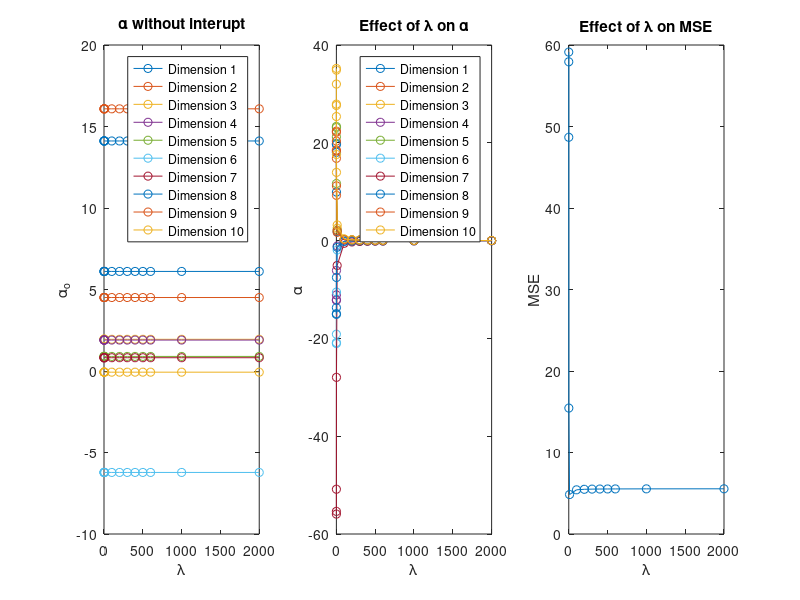

Here is the MATLAB script that generated this plot:
% 生成随机数据
clear
d = 100;  % 特征维度
r = 10;   % 子空间维度
n = 100;  % 样本数量

% U = randn(d, r);  % 子空间表示矩阵
% z = U(:,r);  % 生成观测向量，加入噪声
A = randn(d, r)*randn(r, d);  % 子空间表示矩阵
z = A(:,d);  % 生成观测向量，加入噪声
[U,~,~] = svd(A);
U = U(:,1:r);
alpha_true = inv(U' * U)* U' * z;
% 0.1 * randn(d, 1)
% 极大值干扰
z(10) = z(10)+100;
z(40) = z(40)+100;
z(80) = z(80)+100;
% 极小值干扰
z(30) = z(30)-100;
z(60) = z(60)-100;
z(100) = z(100)-100;

% 设置不同的 lambda 值
lambda_values = [0, 0.01, 0.1, 1, 10, 100, 200, 300, 400, 500, 600,1000,2000];

% 初始化结果存储变量
alpha_results = zeros(r, length(lambda_values));
alpha_results_o = zeros(r, length(lambda_values));
mse_results = zeros(1, length(lambda_values));

% 进行实验
for i = 1:length(lambda_values)
    lambda = lambda_values(i);
    
    % 使用 Ridge 回归求解
    % alpha = (U' * U + lambda * eye(r)) \ (U' * z);
    alpha = inv(U' * U + lambda * eye(r))* U' * z;
    alpha_results(:, i) = alpha;
    alpha_results_o(:, i) = alpha_true;

    % 计算预测值
    z_hat = U * alpha;
    % 采样的极值，研究对其他正常值的恢复精度影响
%     z_hat([10,40,80]) = z([10,40,80]);
%     z_hat([30,60,100]) = z([30,60,100]);
    z_hat([10,30,40,60,80,100]) = z([10,30,40,60,80,100]);
    
    % 计算均方误差（MSE）
    mse = mean((z - z_hat).^2);
    mse_results(i) = mse;
end

% 绘制结果
figure;
subplot(1, 3, 1);
plot(lambda_values, alpha_results_o, 'o-');
xlabel('\lambda');
ylabel('\alpha_o');
legend('Dimension 1', 'Dimension 2', 'Dimension 3', 'Dimension 4', 'Dimension 5','Dimension 6', 'Dimension 7', 'Dimension 8', 'Dimension 9', 'Dimension 10');
title('\alpha without interupt');

subplot(1, 3, 2);
plot(lambda_values, alpha_results, 'o-');
xlabel('\lambda');
ylabel('\alpha');
legend('Dimension 1', 'Dimension 2', 'Dimension 3', 'Dimension 4', 'Dimension 5','Dimension 6', 'Dimension 7', 'Dimension 8', 'Dimension 9', 'Dimension 10');
title('Effect of \lambda on \alpha');

subplot(1, 3, 3);
plot(lambda_values, mse_results, 'o-');
xlabel('\lambda');
ylabel('MSE');
title('Effect of \lambda on MSE');